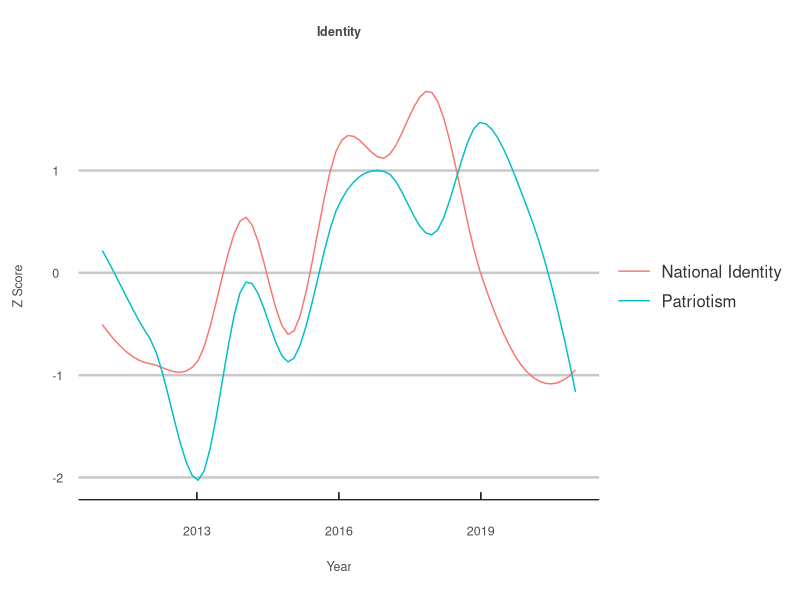
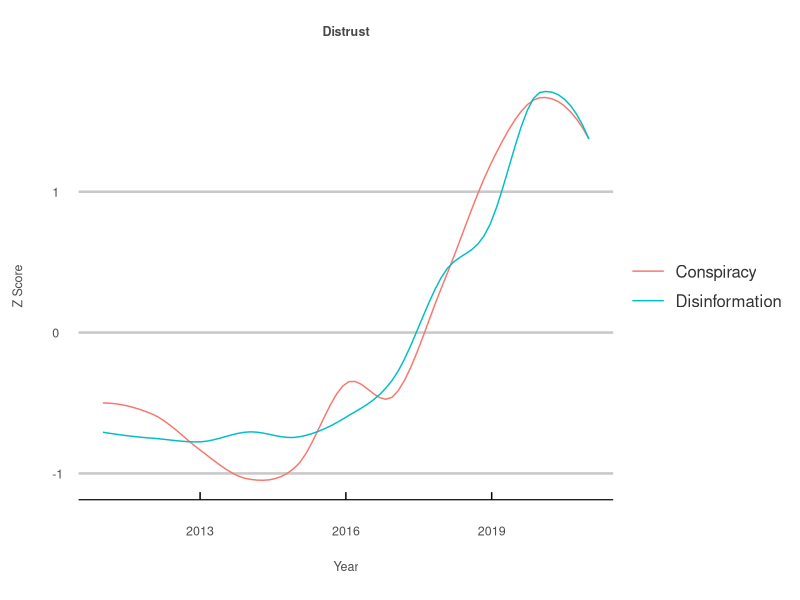
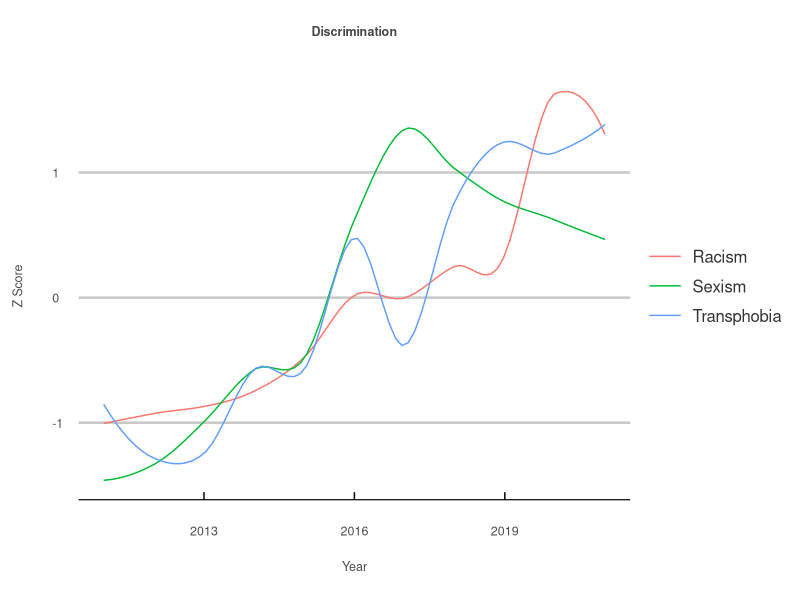

Here is the R script that generated these plots, in order:
## ---- chunk 1
knitr::opts_chunk$set(echo = TRUE)

library(dplyr)
library(tidyverse)
library(ggplot2)
library(stringr)
library(ggthemes)
library(here)

# gets the z score for a specific term. 
get_z_score <- function(data) {
  mean <- mean(
    data
    )
  sigma <- sd(
    data
  )
  z_scores <- list()
  for(i in 1:length(data)) {
    z_scores[i] <- (data[i] - mean) / sigma
  }
  return(unlist(
    z_scores
    ))
}

# gets the z score for a list of terms. 
get_z_scores <- function(data) {
  
  groups <- data %>%
    group_split(term)
  
  z_scores <- list()
  for(i in 1:length(groups)) {
    z_scores[i] <- list(
      get_z_score(groups[[i]]$hits)
      )
  }
  return(unlist(
    z_scores
    ))
}

# good terms. 
the_good <- c("patriotism",
              "national identity",
              "nationalism")

# bad terms. 
the_bad <- c("conspiracy",
             "false information",
             "misinformation",
             "disinformation")

# ugly terms. 
the_ugly <- c("white supremacy",
              "racism",
              "discrimination",
              "misogyny",
              "transphobia",
              "hate speech",
              "sexism")

# read in data. 
data <- read_csv("data.csv")

# sort data alphabetically by term. 
index <- order(data$term)
sorted_data_frame <- data[index,]

# change term to upper case. 
sorted_data_frame$term <- str_to_title(sorted_data_frame$term)

# my personal plot theme for data visualizations. 
my_theme <- theme_economist_white(gray_bg = FALSE) +
  theme(plot.title = element_text(hjust = 0.5, 
                                  vjust = 12, 
                                  size = 9, 
                                  color = "#474747"),
        plot.margin = unit(c(1.5, 1, 1.5, 1), "cm"),
        axis.text = element_text(size = 9, 
                                 color = "gray30"),
        axis.text.x=element_text(vjust = -2.5),
        axis.title.x = element_text(size = 9, 
                                    color = "gray30", 
                                    vjust = -10),
        axis.title.y = element_text(size = 9, 
                                    color = "gray30", 
                                    vjust = 10),
        legend.direction = "vertical", 
        legend.position = "right",
        legend.title = element_blank(),
        legend.text = element_text(size = 12, 
                                   color = "gray20"),
        legend.margin=margin(1, -15, 1, 0),
        legend.spacing.x = unit(0.25, "cm"),
        legend.key.size = unit(1, "cm"), 
        legend.key.height = unit(0.75, "cm"),
        strip.text = element_text(hjust = 0.5, 
                                  vjust = 1, 
                                  size = 10, 
                                  color = "#474747"),
        panel.spacing = unit(2, "lines"))

## ---- chunk 2

# the good. 
sorted_data_frame %>% 
  mutate(
    z_score = get_z_scores(sorted_data_frame)
    ) %>%
  filter(
    term %in% str_to_title(the_good)
    ) %>%
  ggplot(
    aes(x=year, y=z_score, col=term)
    ) +
  geom_smooth(
    se=F, span = 0.5, size = 0.5
    ) +
  ggtitle(
    "Identity"
    ) +
  ylab(
    "Z Score"
    ) +
  xlab(
    "Year"
    ) + 
  my_theme

## ---- chunk 3

# the bad. 
sorted_data_frame %>% 
  mutate(
    z_score = get_z_scores(sorted_data_frame)
  ) %>%
  filter(
    term %in% str_to_title(the_bad)
  ) %>%
  ggplot(
    aes(x=year, y=z_score, col=term)
  ) +
  geom_smooth(
    se=F, span = 0.5, size = 0.5
  ) +
  ggtitle(
    "Distrust"
  ) +
  ylab(
    "Z Score"
  ) +
  xlab(
    "Year"
  ) + 
  my_theme

## ---- chunk 4

# the ugly. 
sorted_data_frame %>% 
  mutate(
    z_score = get_z_scores(sorted_data_frame)
  ) %>%
  filter(
    term %in% str_to_title(the_ugly)
  ) %>%
  ggplot(
    aes(x=year, y=z_score, col=term)
  ) +
  geom_smooth(
    se=F, span = 0.5, size = 0.5
  ) +
  ggtitle(
    "Discrimination"
  ) +
  ylab(
    "Z Score"
  ) +
  xlab(
    "Year"
    ) + 
  my_theme
